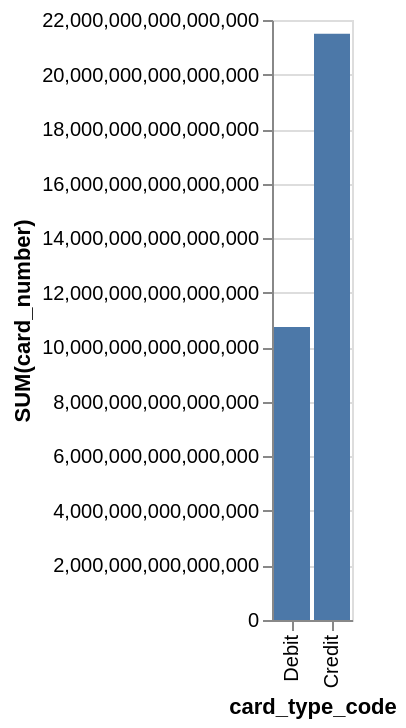

Express this chart as Vega-Lite.
### Vega-Lite specification from a JSON file in a GitHub repository (floating-point values rounded to 4 significant figures)
{"data": {"values": [{"x_data": "Debit", "y_data": 10744938002896200}, {"x_data": "Credit", "y_data": 21491532119475148}]}, "mark": "bar", "encoding": {"x": {"field": "x_data", "type": "nominal", "title": "card_type_code", "sort": {"op": "sum", "field": "y_data", "order": "ascending"}}, "y": {"field": "y_data", "type": "quantitative", "title": "SUM(card_number)"}}}
